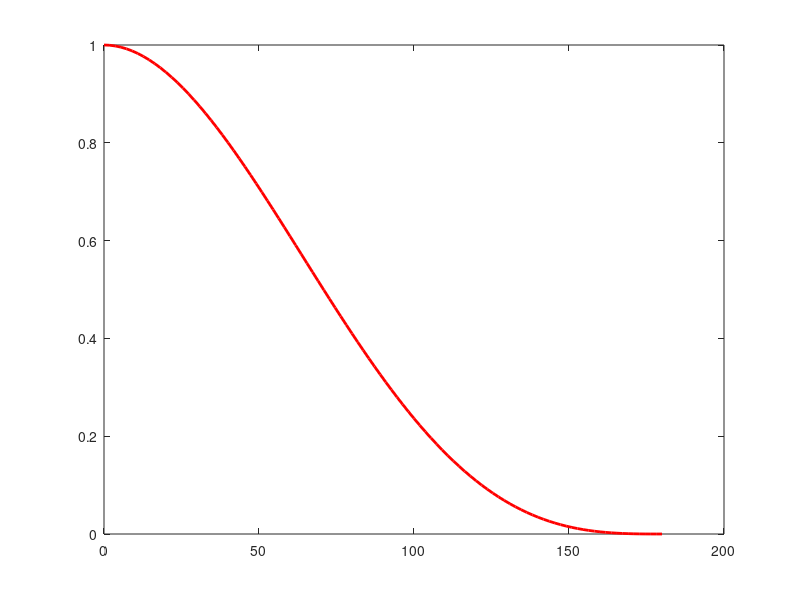

The MATLAB source for this figure: (Note: this script raises an error after producing the figure.)
clear;

theta = linspace(0,pi,100);
phi = (sin(theta)+(pi-theta).*cos(theta))/pi;
plot(theta*(180/pi),phi,'r-','linewidth',2);

hold on;

clear all
load ~/Desktop/ExOEx/Output/lambertian.dat
x = lambertian(:,1);
y = lambertian(:,2);

plot(x,y,'b.');
hold off;